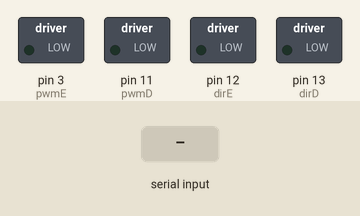
The sketch below on a simulated Arduino Uno, built with avr-gcc and run on an emulated ATmega328P. Shown: switched loads named in the sketch (green lamp = pin HIGH). The test bench sets the inputs (shaded band). What the sketch prints to the serial monitor is not drawn.

Above: at 1.2 s.
1.3 s: "w" received over Serial
At 2.5 s:
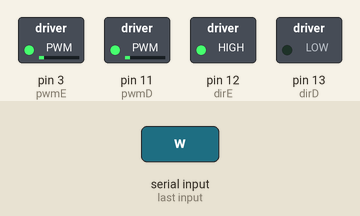
Timing chart, 0 to 7.4 s (numbered marks = the images above; inputs shaded):
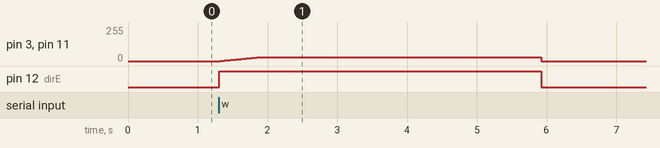

Measured:
- after the input at 1.3 s, pin 3 (pwmE), pin 11 (pwmD): rises from 0/255 to 30/255 in 0.58 s, then falls to 0/255 in 4.0 s; pin 12 (dirE): LOW → HIGH at once, → LOW 4.6 s later

The sketch:

Serial.ino
```cpp
#define Horario  0                     //Sentido Horario
#define AntiHorario 1                   //Sentido Anti-Horario

const byte pwmE = 3;                  // Controle PWM (velocidade) para o motor ESQUERDO
const byte pwmD = 11;                 // Controle PWM (velocidade) para o motor DIREITO
const byte dirE = 12;                 // Controle de direção para o motor ESQUERDO
const byte dirD = 13;                 // Controle de direção para o motor DIREITO

String letra = "";
char leitura;

void setup()
{
  Serial.begin(9600);
  setupArdumoto();
}

void loop()
{
  leitura = Serial.read();
  letra += leitura;
  Serial.println(letra);

  if(letra.equalsIgnoreCase("w")){
  moverFrente();
  pararMotores();
  }

  if(letra.equalsIgnoreCase("s")){
  moverTras();
  pararMotores();
  }

  if(letra.equalsIgnoreCase("d")){
  virarDireita();
  pararMotores();
  }

  if(letra.equalsIgnoreCase("a")){
  virarEsquerda();
  pararMotores();
  }

  letra = "";
}

void setupArdumoto()
{
  pinMode(pwmE, OUTPUT);
  pinMode(pwmD, OUTPUT);
  pinMode(dirE, OUTPUT);
  pinMode(dirD, OUTPUT);

  digitalWrite(pwmE, LOW);
  digitalWrite(pwmD, LOW);
  digitalWrite(dirE, LOW);
  digitalWrite(dirD, LOW);
}

void mover(const byte sentidoE, const byte sentidoD, int velMax)
{
  digitalWrite(dirE, sentidoE);
  digitalWrite(dirD, sentidoD);
  for (int vel = 0; vel <= velMax; vel++)
  {
    analogWrite(pwmE, vel);
    analogWrite(pwmD, vel);
    delay(20);
  }
  if(velMax != 0)
    delay(4000);
}

void girar(const byte sentidoE, const byte sentidoD, int velMaxE, int velMaxD)
{
  digitalWrite(dirE, sentidoE);
  digitalWrite(dirD, sentidoD);
  if(velMaxE > velMaxD)
  {
    for (int vel = 0; vel <= velMaxE; vel++)
    {
      analogWrite(pwmE, vel);
      analogWrite(pwmD, vel*4/5);
      delay(20);
    }
    delay(2000);
  }
  else
  {
    for (int vel = 0; vel <= velMaxD; vel++)
    {
      analogWrite(pwmE, vel*4/5);
      analogWrite(pwmD, vel);
      delay(20);
    }
    delay(1900);
  }
}

void pararMotores()
{
  mover(Horario, Horario, 0);
  delay(1000);
}

void moverFrente()
{
  mover(AntiHorario, Horario, 30);
}

void moverTras()
{
  mover(Horario, AntiHorario, 30);
}

void virarDireita()
{
  girar(AntiHorario, AntiHorario, 40, 10);
}

void virarEsquerda()
{
  girar(Horario, Horario, 10, 40);
}
```
